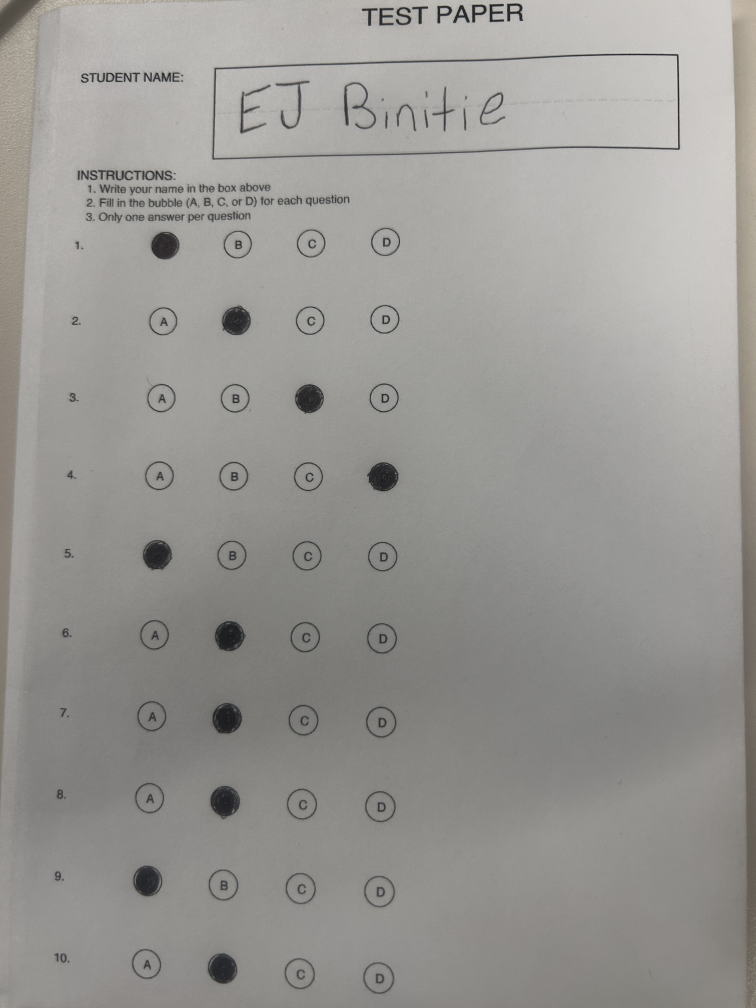
#> input picture yahoo/mission/scanner/test_images/IMG_7096.JPG, 3024 x 4032 px (shown at 1/4 size)
$ python -i name_box_detector.py   (imports and definitions only)
#> lines starting #> are read from the running program, lines starting #| are printed output that depends on the picture; after the words box and inside, x2 and y2 are one past the last pixel; in counts of white or black regions, pixels touching at a corner belong together
#> further down, picture is the input picture: shape (4032, 3024, 3); mean B, G, R 147.5, 151.1, 152.5
"""
Dynamic name box detection using contour analysis.
Finds the rectangular name field on the form instead of using fixed coordinates.
"""
import cv2
import numpy as np
import logging
from typing import Optional, Tuple

logger = logging.getLogger(__name__)


def detect_name_box(image: np.ndarray) -> Optional[Tuple[int, int, int, int]]:
    """
    Detect the name box rectangle on the form using multiple detection methods.

    Args:
        image: Aligned form image (BGR or grayscale)

    Returns:
        Tuple of (top, bottom, left, right) coordinates, or None if not found
    """
    # Convert to grayscale if needed
    if len(image.shape) == 3:
        gray = cv2.cvtColor(image, cv2.COLOR_BGR2GRAY)
    else:
        gray = image.copy()

    h, w = gray.shape
#> h = 4032; w = 3024

    # Focus on upper portion of form (name box is typically in top 35%)
    upper_region = gray[:int(h * 0.35), :]
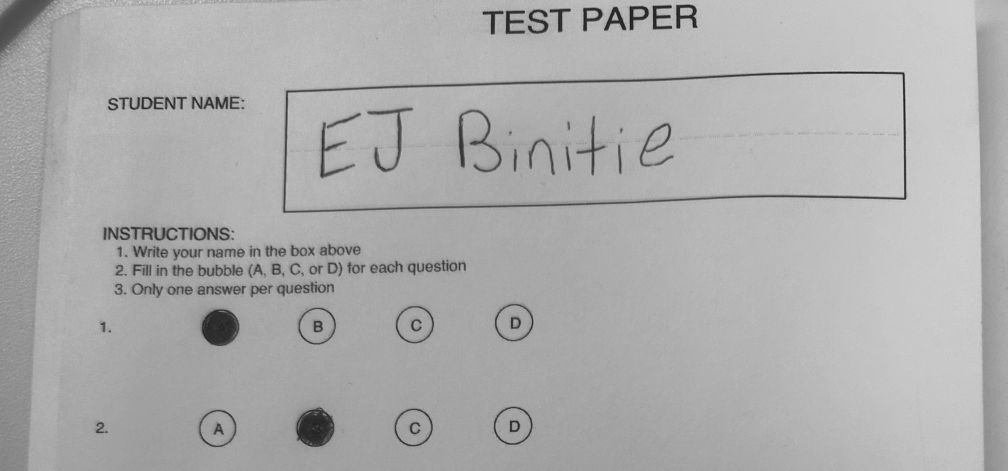
#> upper_region: shape (1411, 3024) (shown at 1/3 size); min 14, max 231, mean 172.3
    upper_h, upper_w = upper_region.shape
#> upper_h = 1411; upper_w = 3024

    # Method 1: Detect horizontal lines (top and bottom of name box)
    # Name boxes typically have horizontal lines above and below
    horizontal_kernel = cv2.getStructuringElement(cv2.MORPH_RECT, (int(upper_w * 0.3), 1))
    horizontal_lines = cv2.morphologyEx(upper_region, cv2.MORPH_OPEN, horizontal_kernel)
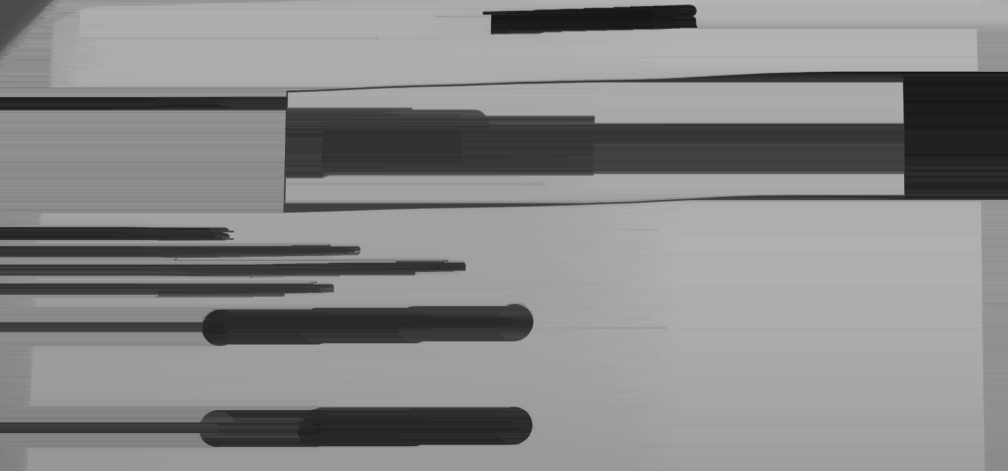
#> horizontal_lines: shape (1411, 3024) (shown at 1/3 size); min 14, max 184, mean 135.7

    # Find horizontal line positions using HoughLines
    edges = cv2.Canny(upper_region, 50, 150)
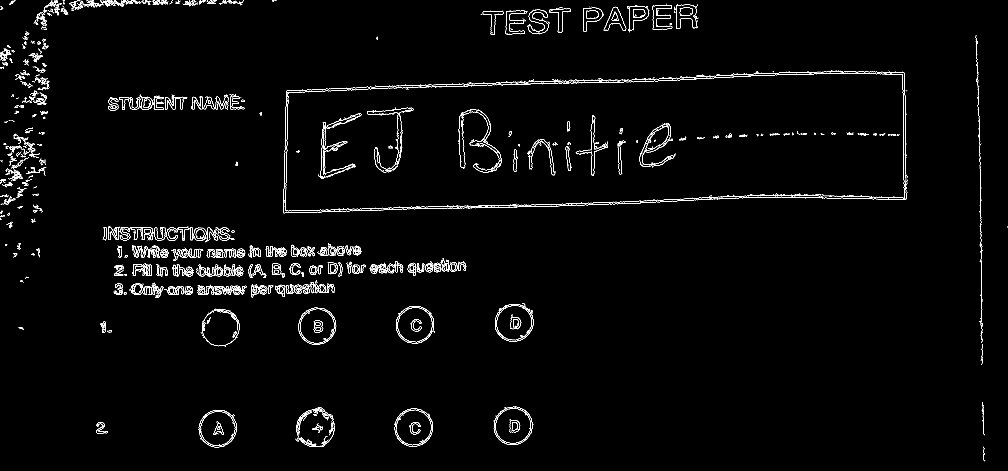
#> edges: shape (1411, 3024) (shown at 1/3 size); 1.5% white in thin lines or dots
    lines = cv2.HoughLinesP(edges, 1, np.pi/180, threshold=int(upper_w * 0.2),
                           minLineLength=int(upper_w * 0.2), maxLineGap=20)
#> lines = None

    horizontal_line_y = []
    if lines is not None:
        for line in lines:
            x1, y1, x2, y2 = line[0]
            # Check if line is roughly horizontal
            if abs(y2 - y1) < 5 and abs(x2 - x1) > upper_w * 0.2:
                horizontal_line_y.append((y1 + y2) // 2)

    # If we found horizontal lines, use them to find the box
    if len(horizontal_line_y) >= 2:
        horizontal_line_y.sort()
        # Look for two lines close together (box height should be 20-100 pixels)
        for i in range(len(horizontal_line_y) - 1):
            y1 = horizontal_line_y[i]
            y2 = horizontal_line_y[i + 1]
            box_height = y2 - y1
            if 20 <= box_height <= 150:  # Reasonable box height
                # Now find the left and right edges
                box_region = upper_region[y1:y2, :]

                # Find vertical edges
                vertical_edges = cv2.Canny(box_region, 50, 150)
                vertical_kernel = cv2.getStructuringElement(cv2.MORPH_RECT, (1, box_height // 2))
                vertical_lines = cv2.morphologyEx(vertical_edges, cv2.MORPH_OPEN, vertical_kernel)

                # Find left and right edges
                left_col = None
                right_col = None
                for col in range(upper_w):
                    if np.sum(vertical_lines[:, col]) > box_height * 0.3:  # Strong vertical line
                        if left_col is None:
                            left_col = col
                        right_col = col

                if left_col is not None and right_col is not None and (right_col - left_col) > upper_w * 0.15:
                    # Found a valid box
                    return (y1, y2, left_col, right_col)

    # Method 2: Use contour detection as fallback
    # Apply edge detection
    edges = cv2.Canny(upper_region, 50, 150)

    # Method 2: Adaptive threshold (better for varying lighting)
    adaptive = cv2.adaptiveThreshold(
        upper_region, 255, cv2.ADAPTIVE_THRESH_GAUSSIAN_C,
        cv2.THRESH_BINARY_INV, 11, 2
    )
#> adaptive: shape (1411, 3024); 26.9% white in thin lines or dots

    # Combine both methods
    combined = cv2.bitwise_or(edges, adaptive)
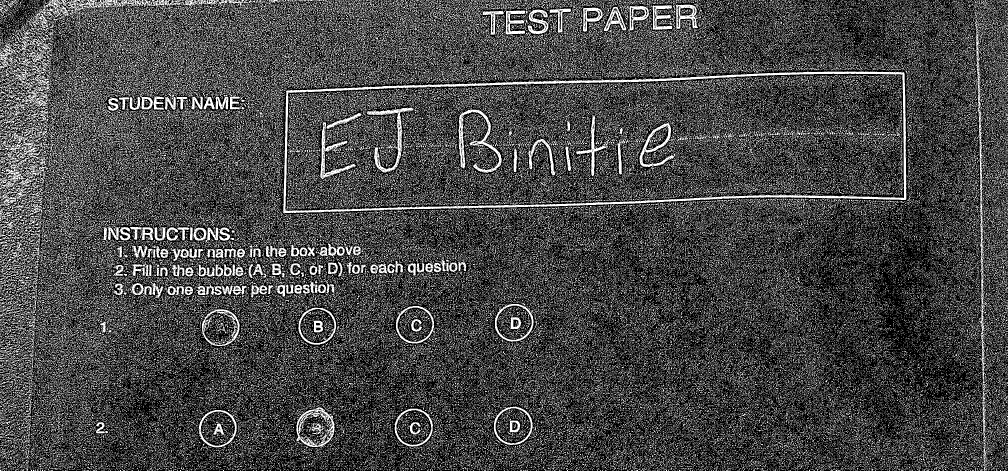
#> combined: shape (1411, 3024) (shown at 1/3 size); 27.7% white in thin lines or dots

    # Dilate to connect broken lines
    kernel = np.ones((3, 3), np.uint8)
    dilated = cv2.dilate(combined, kernel, iterations=2)
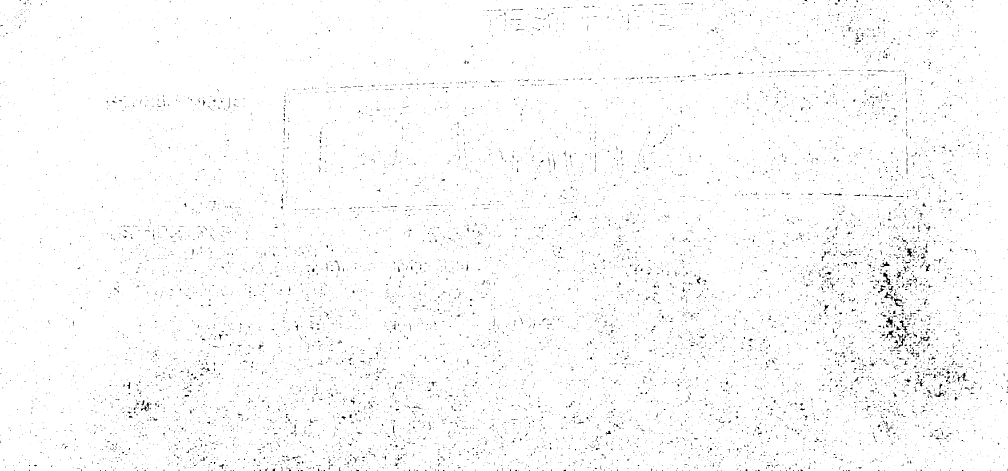
#> dilated: shape (1411, 3024) (shown at 1/3 size); 98.4% white; black in thin lines or dots

    # Find contours
    contours, _ = cv2.findContours(dilated, cv2.RETR_EXTERNAL, cv2.CHAIN_APPROX_SIMPLE)
#> contours = 1 contour; box (x1, y1, x2, y2) and area: (0, 0, 3024, 1411) 4261600

    if not contours:
        logger.warning("No contours found for name box detection")
        return None

    # Look for rectangular contours that could be the name box
    # Name box characteristics:
    # - Rectangular shape (4 corners or close to it)
    # - Reasonable size (not too small, not too large)
    # - Aspect ratio around 3:1 to 5:1 (wide rectangle)
    # - Located in upper-middle portion

    best_box = None
    best_score = 0.0

    for contour in contours:
        area = cv2.contourArea(contour)
        if area < 500:  # Too small (lowered threshold)
            continue

        # Get bounding box (more reliable than polygon approximation)
        x, y, box_w, box_h = cv2.boundingRect(contour)

        # Check aspect ratio (should be wide rectangle)
        aspect_ratio = box_w / box_h if box_h > 0 else 0
        if not (2.0 <= aspect_ratio <= 8.0):  # More lenient
            continue

        # Check size (should be reasonable for name box)
        # Name box is typically 15-40% of form width, 2-8% of form height
        width_ratio = box_w / w
        height_ratio = box_h / h

        if not (0.10 <= width_ratio <= 0.50) or not (0.015 <= height_ratio <= 0.10):  # More lenient
            continue

        # Check position (should be in upper-middle area)
        y_ratio = y / h
        x_ratio = x / w

        # Should be below header but not too low
        if not (0.12 <= y_ratio <= 0.35):  # More lenient
            continue

        # Should be roughly in left-middle to center area (where name boxes typically are)
        if not (0.10 <= x_ratio <= 0.60):  # More lenient
            continue

        # Score based on how well it matches expected characteristics
        # Higher score = better match
        area_score = min(area / (w * h * 0.005), 1.0)  # Normalize area
        aspect_score = 1.0 - abs(aspect_ratio - 4.0) / 4.0  # Prefer ~4:1 ratio
        position_score = 1.0 - abs(y_ratio - 0.20) / 0.20  # Prefer around 20% from top

        score = area_score * 0.3 + aspect_score * 0.4 + position_score * 0.3

        if score > best_score:
            best_score = score
            # Convert coordinates back to full image
            best_box = (y, y + box_h, x, x + box_w)
#> this loop made 1 pass
#> (area, x, y, box_w, box_h, aspect_ratio, width_ratio, height_ratio) on pass 1: (4261600, 0, 0, 3024, 1411, 2.14, 1, 0.35)
#> after the loop, best_score = 0

    if best_box:
        logger.info(f"Name box detected: top={best_box[0]}, bottom={best_box[1]}, left={best_box[2]}, right={best_box[3]}")
        return best_box

    # Method 3: Fallback - look for any rectangular region in the expected area
    # This is more lenient and will find the name box even if edges aren't perfect
    logger.info("Trying fallback method: searching for rectangular regions in expected area")

    # Use a wider search area
    search_top = int(h * 0.12)
#> search_top = 483
    search_bottom = int(h * 0.30)
#> search_bottom = 1209
    search_region = gray[search_top:search_bottom, int(w * 0.10):int(w * 0.90)]
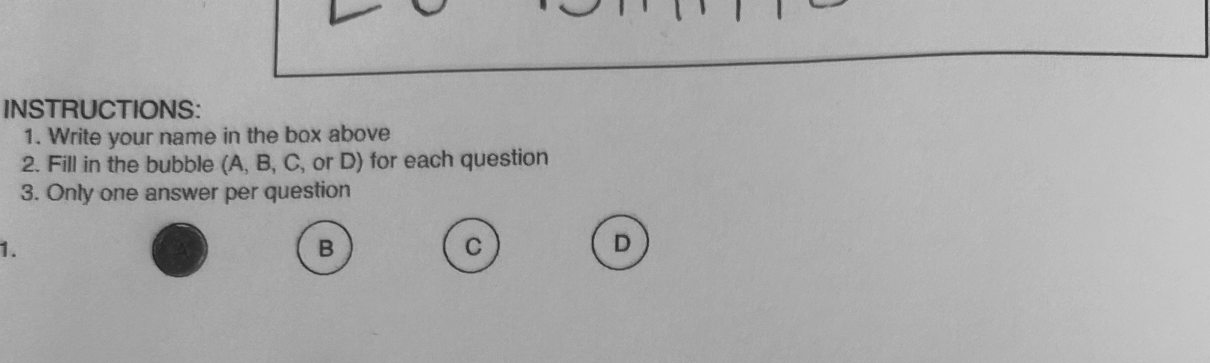
#> search_region: shape (726, 2419) (shown at 1/2 size); min 22, max 228, mean 169.6

    # Apply adaptive threshold
    adaptive = cv2.adaptiveThreshold(
        search_region, 255, cv2.ADAPTIVE_THRESH_GAUSSIAN_C,
        cv2.THRESH_BINARY_INV, 15, 5
    )
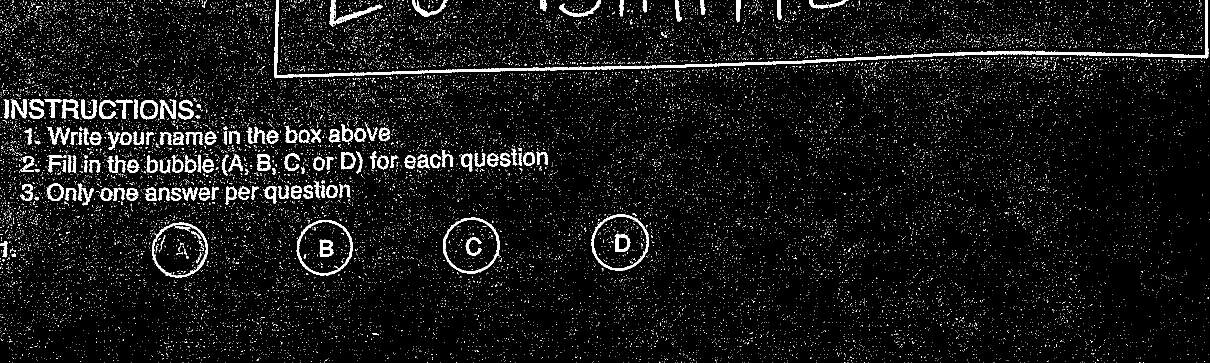
#> adaptive: shape (726, 2419) (shown at 1/2 size); 5.7% white; 24642 white regions (24488 under 20 px)

    # Find contours
    contours, _ = cv2.findContours(adaptive, cv2.RETR_EXTERNAL, cv2.CHAIN_APPROX_SIMPLE)
#> contours = 24248 contours, 24116 with area under 20; largest, box (x1, y1, x2, y2) and area: (1183, 429, 1298, 542) 9923, (886, 435, 1000, 547) 9764, (593, 440, 706, 551) 9538, (304, 445, 416, 555) 9394, (548, 0, 2417, 157) 9142

    # Look for the largest rectangular region
    best_area = 0
    best_rect = None

    for contour in contours:
        area = cv2.contourArea(contour)
        if area < 2000:  # Minimum area
            continue

        x, y, box_w, box_h = cv2.boundingRect(contour)
        aspect_ratio = box_w / box_h if box_h > 0 else 0

        # Check if it's a wide rectangle (name box characteristic)
        if 2.0 <= aspect_ratio <= 8.0 and area > best_area:
            best_area = area
            # Convert back to full image coordinates
            best_rect = (
                y + search_top,
                y + search_top + box_h,
                x + int(w * 0.10),
                x + int(w * 0.10) + box_w
            )
#> this loop made 24248 passes
#> (contour, area) on passes 1 to 3: ([[2393, 725]], 0), ([[2286, 725], [2287, 725]], 0), ([[2209, 725]], 0)
#> after the loop, best_area = 0

    if best_rect:
        logger.info(f"Name box detected (fallback): top={best_rect[0]}, bottom={best_rect[1]}, left={best_rect[2]}, right={best_rect[3]}")
        return best_rect

    logger.warning("No suitable name box found with any method")
    return None


# [65 lines left out: function detect_name_box_alternative, not called in this run]

>>> import cv2
>>> picture = cv2.imread('../test_images/IMG_7096.JPG')
>>> result = detect_name_box(picture)
